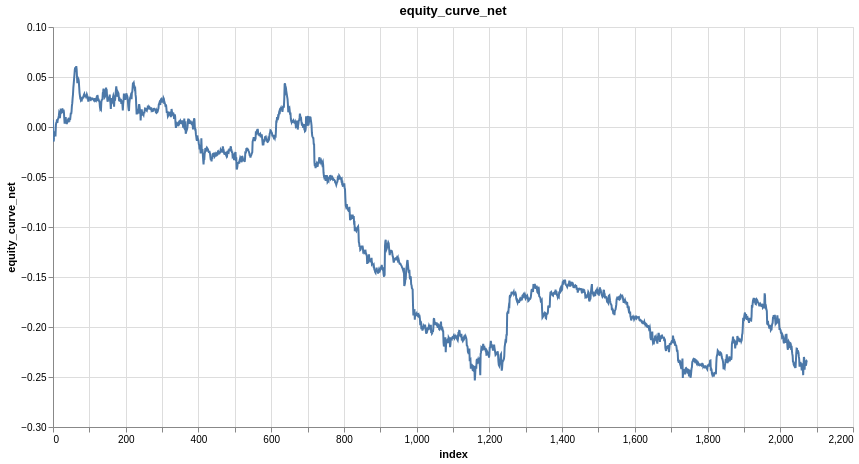

Write notebook code for a chart like this one.
### Code cell
research.plot_column(model_trades, 'equity_curve_net')
# we have stable returns, but unfortunately stable negative returns. transactions fee magnifies our losses and decreases our average win,
# so its really reducing our expected value, if fees were lower maybe we'd be fine but they are high, cause us to lose money despite a >50% win
# rate and positive ev before. this is why we need to factor in transactions fees into our model. Without transaction fees, we'd have an edge
# what this tells us is that we can't trade on a 1 hour basis. With maker fees, you have lower loses but loses nonetheless. 
# Now what we need to do is to look at different time intervals, maybe longer time intervals, like 8 hours or 12 hours

### Figure 1 — Vega specification as saved in the notebook (floating-point values rounded to 4 significant figures; data arrays with more than 128 entries replaced by an {"elided": "..."} marker saying what was removed)
{"$schema": "https://vega.github.io/schema/vega/v6.json", "data": [{"name": "param_1e9efca18e7a2868_store"}, {"name": "source_0", "values": {"elided": "2075 records"}}, {"name": "source_0_x_domain_index", "values": [{"min": 0, "max": 2074}]}, {"name": "source_0_y_domain_equity_curve_net", "values": [{"min": -0.2534, "max": 0.06084}]}], "signals": [{"name": "unit", "value": {}, "on": [{"events": "pointermove", "update": "isTuple(group()) ? group() : unit"}]}, {"name": "param_1e9efca18e7a2868", "update": "vlSelectionResolve(\"param_1e9efca18e7a2868_store\", \"union\")"}, {"name": "param_1e9efca18e7a2868_index", "on": [{"events": [{"source": "view", "type": "dblclick"}], "update": "null"}, {"events": {"signal": "param_1e9efca18e7a2868_translate_delta"}, "update": "panLinear(param_1e9efca18e7a2868_translate_anchor.extent_x, -param_1e9efca18e7a2868_translate_delta.x / width)"}, {"events": {"signal": "param_1e9efca18e7a2868_zoom_delta"}, "update": "zoomLinear(domain(\"x\"), param_1e9efca18e7a2868_zoom_anchor.x, param_1e9efca18e7a2868_zoom_delta)"}]}, {"name": "param_1e9efca18e7a2868_equity_curve_net", "on": [{"events": [{"source": "view", "type": "dblclick"}], "update": "null"}, {"events": {"signal": "param_1e9efca18e7a2868_translate_delta"}, "update": "panLinear(param_1e9efca18e7a2868_translate_anchor.extent_y, param_1e9efca18e7a2868_translate_delta.y / height)"}, {"events": {"signal": "param_1e9efca18e7a2868_zoom_delta"}, "update": "zoomLinear(domain(\"y\"), param_1e9efca18e7a2868_zoom_anchor.y, param_1e9efca18e7a2868_zoom_delta)"}]}, {"name": "param_1e9efca18e7a2868_tuple", "on": [{"events": [{"signal": "param_1e9efca18e7a2868_index || param_1e9efca18e7a2868_equity_curve_net"}], "update": "param_1e9efca18e7a2868_index && param_1e9efca18e7a2868_equity_curve_net ? {unit: \"\", fields: param_1e9efca18e7a2868_tuple_fields, values: [param_1e9efca18e7a2868_index,param_1e9efca18e7a2868_equity_curve_net]} : null"}]}, {"name": "param_1e9efca18e7a2868_tuple_fields", "value": [{"field": "index", "channel": "x", "type": "R"}, {"field": "equity_curve_net", "channel": "y", "type": "R"}]}, {"name": "param_1e9efca18e7a2868_translate_anchor", "value": {}, "on": [{"events": [{"source": "scope", "type": "pointerdown"}], "update": "{x: x(unit), y: y(unit), extent_x: domain(\"x\"), extent_y: domain(\"y\")}"}]}, {"name": "param_1e9efca18e7a2868_translate_delta", "value": {}, "on": [{"events": [{"source": "window", "between": [{"source": "scope", "type": "pointerdown"}, {"source": "window", "type": "pointerup"}], "consume": true, "type": "pointermove"}], "update": "{x: param_1e9efca18e7a2868_translate_anchor.x - x(unit), y: param_1e9efca18e7a2868_translate_anchor.y - y(unit)}"}]}, {"name": "param_1e9efca18e7a2868_zoom_anchor", "on": [{"events": [{"source": "scope", "consume": true, "type": "wheel"}], "update": "{x: invert(\"x\", x(unit)), y: invert(\"y\", y(unit))}"}]}, {"name": "param_1e9efca18e7a2868_zoom_delta", "on": [{"events": [{"source": "scope", "consume": true, "type": "wheel"}], "update": "pow(1.001, event.deltaY * pow(16, event.deltaMode))", "force": true}]}, {"name": "param_1e9efca18e7a2868_modify", "on": [{"events": {"signal": "param_1e9efca18e7a2868_tuple"}, "update": "modify(\"param_1e9efca18e7a2868_store\", param_1e9efca18e7a2868_tuple, true)"}]}], "marks": [{"type": "line", "name": "marks", "from": {"data": "source_0"}, "sort": {"field": "x"}, "encode": {"update": {"y": {"field": "equity_curve_net", "scale": "y"}, "tooltip": {"signal": "{\"index\": format(datum[\"index\"], \"\"), \"equity_curve_net\": format(datum[\"equity_curve_net\"], \"\")}"}, "defined": {"signal": "isValid(datum[\"index\"]) && isFinite(+datum[\"index\"]) && isValid(datum[\"equity_curve_net\"]) && isFinite(+datum[\"equity_curve_net\"])"}, "x": {"field": "index", "scale": "x"}, "stroke": {"value": "#4c78a8"}}}, "interactive": true, "clip": true, "style": ["line"]}], "scales": [{"name": "x", "type": "linear", "domain": [{"signal": "(data(\"source_0_x_domain_index\")[0] || {}).min"}, {"signal": "(data(\"source_0_x_domain_index\")[0] || {}).max"}], "range": [0, {"signal": "width"}], "domainRaw": {"signal": "param_1e9efca18e7a2868[\"index\"]"}, "nice": true, "zero": false}, {"name": "y", "type": "linear", "domain": [{"signal": "(data(\"source_0_y_domain_equity_curve_net\")[0] || {}).min"}, {"signal": "(data(\"source_0_y_domain_equity_curve_net\")[0] || {}).max"}], "range": [{"signal": "height"}, 0], "nice": true, "zero": true, "domainRaw": {"signal": "param_1e9efca18e7a2868[\"equity_curve_net\"]"}}], "axes": [{"scale": "x", "orient": "bottom", "minExtent": 0, "grid": true, "domain": false, "tickCount": {"signal": "ceil(width/40)"}, "maxExtent": 0, "gridScale": "y", "aria": false, "ticks": false, "labels": false, "zindex": 0}, {"scale": "y", "ticks": false, "grid": true, "tickCount": {"signal": "ceil(height/40)"}, "domain": false, "maxExtent": 0, "aria": false, "orient": "left", "labels": false, "gridScale": "x", "zindex": 0, "minExtent": 0}, {"scale": "x", "zindex": 0, "grid": false, "orient": "bottom", "labelFlush": true, "labelOverlap": true, "title": "index", "tickCount": {"signal": "ceil(width/40)"}}, {"scale": "y", "title": "equity_curve_net", "orient": "left", "labelOverlap": true, "grid": false, "tickCount": {"signal": "ceil(height/40)"}, "zindex": 0}], "title": {"text": "equity_curve_net", "frame": "group"}, "background": "white", "height": 400, "style": "cell", "padding": 5, "width": 800}
